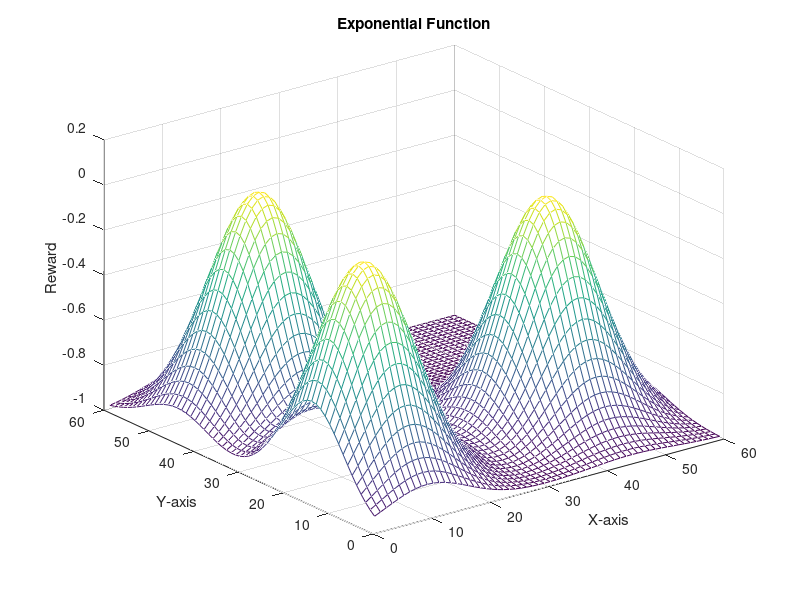

Reproduce this figure in MATLAB.
[map1,map2] = meshgrid(1:60);
targets = [15,45;10,15;45,20];
res = zeros(60);
for i = 1:3
    tmp = (map1 - targets(i,1)).^2 + (map2 - targets(i,2)).^2;
    dist = tmp .^ 0.5;
    res = res + exp(-tmp * 0.01);
end

mesh(res-1)
xlabel('X-axis')
ylabel('Y-axis')
zlabel('Reward')
title('Exponential Function')
grid on